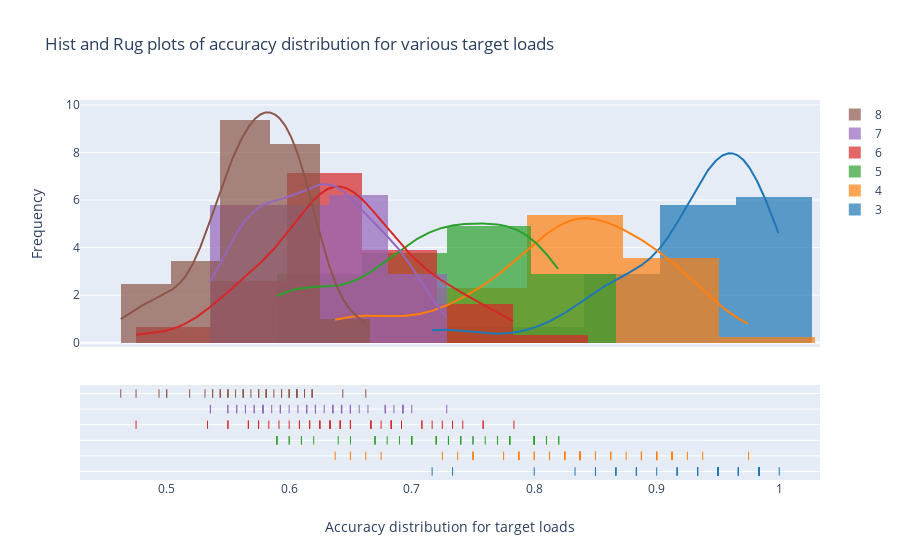

Source (notebook cell):
### Code cell
sec1_trace = []
for target in subject_data['num_targets'].unique().sort():
    target_data = subject_data[subject_data['num_targets']==target]
    #sec3_trace.append(go.Histogram(x = target_data['avg_accuracy'].to_numpy(),
    #                             histnorm = 'percent', name='Target load: ' + str(target)))
    sec1_trace.append(target_data['avg_accuracy'].to_numpy())

group_labels = ['3','4','5','6','7','8']
        
fig = ff.create_distplot(sec1_trace,group_labels, curve_type='kde', bin_size = accuracy_data['std_acc'].to_numpy())


fig['layout'].update(title='Hist and Rug plots of accuracy distribution for various target loads')
fig['layout']['xaxis'].update(title='Accuracy distribution for target loads')
fig['layout']['yaxis'].update(title='Frequency')

iplot(fig, filename='histograms of accuracies for various target loads')

### Figure 1 — Plotly figure (JSON) as saved in the notebook; plotly's stock layout.template omitted (floating-point values rounded to 4 significant figures; data arrays with more than 128 entries replaced by an {"elided": "..."} marker saying what was removed)
{"data": [{"autobinx": false, "histnorm": "probability density", "legendgroup": "3", "marker": {"color": "rgb(31, 119, 180)"}, "name": "3", "opacity": 0.7, "type": "histogram", "x": [0.95, 1, 0.9834, 0.9834, 0.8834, 0.9667, 0.8835, 0.9167, 0.9333, 0.8834, 0.9833, 0.85, 0.9833, 0.9333, 0.9833, 0.9667, 0.9333, 0.9667, 0.7333, 0.95, 0.95, 0.9833, 0.9667, 0.9167, 0.9333, 0.95, 0.9667, 0.9833, 0.9833, 0.95, 0.85, 0.95, 0.8667, 0.95, 0.9167, 0.8333, 0.8667, 0.9833, 0.9833, 0.9333, 0.9, 0.95, 0.9667, 0.95, 0.8, 0.7167, 0.9833, 0.8667, 0.9667, 0.9333], "xaxis": "x", "xbins": {"end": 1, "size": 0.06202, "start": 0.7167}, "yaxis": "y"}, {"autobinx": false, "histnorm": "probability density", "legendgroup": "4", "marker": {"color": "rgb(255, 127, 14)"}, "name": "4", "opacity": 0.7, "type": "histogram", "x": [0.8375, 0.9375, 0.8625, 0.9, 0.7875, 0.8125, 0.8875, 0.9125, 0.7875, 0.6375, 0.85, 0.9125, 0.9, 0.75, 0.9, 0.825, 0.7875, 0.8375, 0.65, 0.8875, 0.825, 0.9, 0.8125, 0.75, 0.825, 0.875, 0.8375, 0.9125, 0.85, 0.8625, 0.8, 0.8375, 0.8375, 0.75, 0.925, 0.65, 0.725, 0.975, 0.8875, 0.775, 0.825, 0.8375, 0.85, 0.8375, 0.6625, 0.675, 0.9125, 0.8375, 0.8, 0.7375], "xaxis": "x", "xbins": {"end": 0.975, "size": 0.0783, "start": 0.6375}, "yaxis": "y"}, {"autobinx": false, "histnorm": "probability density", "legendgroup": "5", "marker": {"color": "rgb(44, 160, 44)"}, "name": "5", "opacity": 0.7, "type": "histogram", "x": [0.73, 0.8, 0.81, 0.8, 0.59, 0.73, 0.81, 0.78, 0.7, 0.61, 0.74, 0.73, 0.78, 0.72, 0.8, 0.74, 0.68, 0.77, 0.6, 0.74, 0.78, 0.8, 0.67, 0.73, 0.65, 0.72, 0.67, 0.82, 0.76, 0.72, 0.7, 0.75, 0.61, 0.59, 0.8, 0.59, 0.6, 0.8, 0.75, 0.69, 0.7, 0.78, 0.7, 0.78, 0.64, 0.62, 0.82, 0.77, 0.67, 0.7], "xaxis": "x", "xbins": {"end": 0.82, "size": 0.06922, "start": 0.59}, "yaxis": "y"}, {"autobinx": false, "histnorm": "probability density", "legendgroup": "6", "marker": {"color": "rgb(214, 39, 40)"}, "name": "6", "opacity": 0.7, "type": "histogram", "x": [0.6832, 0.7835, 0.6834, 0.6834, 0.6083, 0.6667, 0.7084, 0.6834, 0.6417, 0.5667, 0.6333, 0.475, 0.7083, 0.6333, 0.7583, 0.6167, 0.625, 0.65, 0.575, 0.6417, 0.6417, 0.7167, 0.6167, 0.6417, 0.625, 0.6083, 0.6167, 0.7583, 0.675, 0.6667, 0.65, 0.65, 0.6, 0.5833, 0.65, 0.5917, 0.5333, 0.7417, 0.6917, 0.575, 0.5667, 0.6333, 0.65, 0.7333, 0.6333, 0.55, 0.725, 0.625, 0.55, 0.6667], "xaxis": "x", "xbins": {"end": 0.7835, "size": 0.06149, "start": 0.475}, "yaxis": "y"}, {"autobinx": false, "histnorm": "probability density", "legendgroup": "7", "marker": {"color": "rgb(148, 103, 189)"}, "name": "7", "opacity": 0.7, "type": "histogram", "x": [0.6855, 0.6784, 0.6784, 0.6355, 0.5356, 0.6426, 0.6499, 0.6927, 0.5927, 0.5499, 0.5929, 0.6429, 0.6143, 0.5786, 0.6929, 0.6214, 0.5786, 0.6357, 0.5857, 0.6214, 0.6786, 0.6429, 0.6, 0.6214, 0.5571, 0.6286, 0.55, 0.7, 0.6929, 0.6929, 0.6143, 0.65, 0.5643, 0.5786, 0.6643, 0.5357, 0.6143, 0.6571, 0.6214, 0.5786, 0.5643, 0.6357, 0.5929, 0.7286, 0.5714, 0.6071, 0.65, 0.65, 0.5714, 0.5571], "xaxis": "x", "xbins": {"end": 0.7286, "size": 0.04835, "start": 0.5356}, "yaxis": "y"}, {"autobinx": false, "histnorm": "probability density", "legendgroup": "8", "marker": {"color": "rgb(140, 86, 75)"}, "name": "8", "opacity": 0.7, "type": "histogram", "x": [0.6, 0.6062, 0.5625, 0.6062, 0.575, 0.5938, 0.6125, 0.5438, 0.5813, 0.5, 0.575, 0.575, 0.6062, 0.5, 0.6, 0.5625, 0.55, 0.6125, 0.5375, 0.575, 0.6063, 0.6188, 0.6188, 0.5625, 0.5375, 0.5437, 0.5938, 0.6188, 0.5875, 0.5437, 0.5625, 0.5813, 0.55, 0.475, 0.6062, 0.575, 0.55, 0.6625, 0.5563, 0.5187, 0.4938, 0.6, 0.575, 0.6438, 0.5687, 0.5312, 0.5812, 0.5938, 0.4625, 0.5813], "xaxis": "x", "xbins": {"end": 0.6625, "size": 0.04066, "start": 0.4625}, "yaxis": "y"}, {"legendgroup": "3", "marker": {"color": "rgb(31, 119, 180)"}, "mode": "lines", "name": "3", "showlegend": false, "type": "scatter", "x": {"elided": "500 float values"}, "xaxis": "x", "y": {"elided": "500 float values"}, "yaxis": "y"}, {"legendgroup": "4", "marker": {"color": "rgb(255, 127, 14)"}, "mode": "lines", "name": "4", "showlegend": false, "type": "scatter", "x": {"elided": "500 float values"}, "xaxis": "x", "y": {"elided": "500 float values"}, "yaxis": "y"}, {"legendgroup": "5", "marker": {"color": "rgb(44, 160, 44)"}, "mode": "lines", "name": "5", "showlegend": false, "type": "scatter", "x": {"elided": "500 float values"}, "xaxis": "x", "y": {"elided": "500 float values"}, "yaxis": "y"}, {"legendgroup": "6", "marker": {"color": "rgb(214, 39, 40)"}, "mode": "lines", "name": "6", "showlegend": false, "type": "scatter", "x": {"elided": "500 float values"}, "xaxis": "x", "y": {"elided": "500 float values"}, "yaxis": "y"}, {"legendgroup": "7", "marker": {"color": "rgb(148, 103, 189)"}, "mode": "lines", "name": "7", "showlegend": false, "type": "scatter", "x": {"elided": "500 float values"}, "xaxis": "x", "y": {"elided": "500 float values"}, "yaxis": "y"}, {"legendgroup": "8", "marker": {"color": "rgb(140, 86, 75)"}, "mode": "lines", "name": "8", "showlegend": false, "type": "scatter", "x": {"elided": "500 float values"}, "xaxis": "x", "y": {"elided": "500 float values"}, "yaxis": "y"}, {"legendgroup": "3", "marker": {"color": "rgb(31, 119, 180)", "symbol": "line-ns-open"}, "mode": "markers", "name": "3", "showlegend": false, "type": "scatter", "x": [0.95, 1, 0.9834, 0.9834, 0.8834, 0.9667, 0.8835, 0.9167, 0.9333, 0.8834, 0.9833, 0.85, 0.9833, 0.9333, 0.9833, 0.9667, 0.9333, 0.9667, 0.7333, 0.95, 0.95, 0.9833, 0.9667, 0.9167, 0.9333, 0.95, 0.9667, 0.9833, 0.9833, 0.95, 0.85, 0.95, 0.8667, 0.95, 0.9167, 0.8333, 0.8667, 0.9833, 0.9833, 0.9333, 0.9, 0.95, 0.9667, 0.95, 0.8, 0.7167, 0.9833, 0.8667, 0.9667, 0.9333], "xaxis": "x", "y": ["3", "3", "3", "3", "3", "3", "3", "3", "3", "3", "3", "3", "3", "3", "3", "3", "3", "3", "3", "3", "3", "3", "3", "3", "3", "3", "3", "3", "3", "3", "3", "3", "3", "3", "3", "3", "3", "3", "3", "3", "3", "3", "3", "3", "3", "3", "3", "3", "3", "3"], "yaxis": "y2"}, {"legendgroup": "4", "marker": {"color": "rgb(255, 127, 14)", "symbol": "line-ns-open"}, "mode": "markers", "name": "4", "showlegend": false, "type": "scatter", "x": [0.8375, 0.9375, 0.8625, 0.9, 0.7875, 0.8125, 0.8875, 0.9125, 0.7875, 0.6375, 0.85, 0.9125, 0.9, 0.75, 0.9, 0.825, 0.7875, 0.8375, 0.65, 0.8875, 0.825, 0.9, 0.8125, 0.75, 0.825, 0.875, 0.8375, 0.9125, 0.85, 0.8625, 0.8, 0.8375, 0.8375, 0.75, 0.925, 0.65, 0.725, 0.975, 0.8875, 0.775, 0.825, 0.8375, 0.85, 0.8375, 0.6625, 0.675, 0.9125, 0.8375, 0.8, 0.7375], "xaxis": "x", "y": ["4", "4", "4", "4", "4", "4", "4", "4", "4", "4", "4", "4", "4", "4", "4", "4", "4", "4", "4", "4", "4", "4", "4", "4", "4", "4", "4", "4", "4", "4", "4", "4", "4", "4", "4", "4", "4", "4", "4", "4", "4", "4", "4", "4", "4", "4", "4", "4", "4", "4"], "yaxis": "y2"}, {"legendgroup": "5", "marker": {"color": "rgb(44, 160, 44)", "symbol": "line-ns-open"}, "mode": "markers", "name": "5", "showlegend": false, "type": "scatter", "x": [0.73, 0.8, 0.81, 0.8, 0.59, 0.73, 0.81, 0.78, 0.7, 0.61, 0.74, 0.73, 0.78, 0.72, 0.8, 0.74, 0.68, 0.77, 0.6, 0.74, 0.78, 0.8, 0.67, 0.73, 0.65, 0.72, 0.67, 0.82, 0.76, 0.72, 0.7, 0.75, 0.61, 0.59, 0.8, 0.59, 0.6, 0.8, 0.75, 0.69, 0.7, 0.78, 0.7, 0.78, 0.64, 0.62, 0.82, 0.77, 0.67, 0.7], "xaxis": "x", "y": ["5", "5", "5", "5", "5", "5", "5", "5", "5", "5", "5", "5", "5", "5", "5", "5", "5", "5", "5", "5", "5", "5", "5", "5", "5", "5", "5", "5", "5", "5", "5", "5", "5", "5", "5", "5", "5", "5", "5", "5", "5", "5", "5", "5", "5", "5", "5", "5", "5", "5"], "yaxis": "y2"}, {"legendgroup": "6", "marker": {"color": "rgb(214, 39, 40)", "symbol": "line-ns-open"}, "mode": "markers", "name": "6", "showlegend": false, "type": "scatter", "x": [0.6832, 0.7835, 0.6834, 0.6834, 0.6083, 0.6667, 0.7084, 0.6834, 0.6417, 0.5667, 0.6333, 0.475, 0.7083, 0.6333, 0.7583, 0.6167, 0.625, 0.65, 0.575, 0.6417, 0.6417, 0.7167, 0.6167, 0.6417, 0.625, 0.6083, 0.6167, 0.7583, 0.675, 0.6667, 0.65, 0.65, 0.6, 0.5833, 0.65, 0.5917, 0.5333, 0.7417, 0.6917, 0.575, 0.5667, 0.6333, 0.65, 0.7333, 0.6333, 0.55, 0.725, 0.625, 0.55, 0.6667], "xaxis": "x", "y": ["6", "6", "6", "6", "6", "6", "6", "6", "6", "6", "6", "6", "6", "6", "6", "6", "6", "6", "6", "6", "6", "6", "6", "6", "6", "6", "6", "6", "6", "6", "6", "6", "6", "6", "6", "6", "6", "6", "6", "6", "6", "6", "6", "6", "6", "6", "6", "6", "6", "6"], "yaxis": "y2"}, {"legendgroup": "7", "marker": {"color": "rgb(148, 103, 189)", "symbol": "line-ns-open"}, "mode": "markers", "name": "7", "showlegend": false, "type": "scatter", "x": [0.6855, 0.6784, 0.6784, 0.6355, 0.5356, 0.6426, 0.6499, 0.6927, 0.5927, 0.5499, 0.5929, 0.6429, 0.6143, 0.5786, 0.6929, 0.6214, 0.5786, 0.6357, 0.5857, 0.6214, 0.6786, 0.6429, 0.6, 0.6214, 0.5571, 0.6286, 0.55, 0.7, 0.6929, 0.6929, 0.6143, 0.65, 0.5643, 0.5786, 0.6643, 0.5357, 0.6143, 0.6571, 0.6214, 0.5786, 0.5643, 0.6357, 0.5929, 0.7286, 0.5714, 0.6071, 0.65, 0.65, 0.5714, 0.5571], "xaxis": "x", "y": ["7", "7", "7", "7", "7", "7", "7", "7", "7", "7", "7", "7", "7", "7", "7", "7", "7", "7", "7", "7", "7", "7", "7", "7", "7", "7", "7", "7", "7", "7", "7", "7", "7", "7", "7", "7", "7", "7", "7", "7", "7", "7", "7", "7", "7", "7", "7", "7", "7", "7"], "yaxis": "y2"}, {"legendgroup": "8", "marker": {"color": "rgb(140, 86, 75)", "symbol": "line-ns-open"}, "mode": "markers", "name": "8", "showlegend": false, "type": "scatter", "x": [0.6, 0.6062, 0.5625, 0.6062, 0.575, 0.5938, 0.6125, 0.5438, 0.5813, 0.5, 0.575, 0.575, 0.6062, 0.5, 0.6, 0.5625, 0.55, 0.6125, 0.5375, 0.575, 0.6063, 0.6188, 0.6188, 0.5625, 0.5375, 0.5437, 0.5938, 0.6188, 0.5875, 0.5437, 0.5625, 0.5813, 0.55, 0.475, 0.6062, 0.575, 0.55, 0.6625, 0.5563, 0.5187, 0.4938, 0.6, 0.575, 0.6438, 0.5687, 0.5312, 0.5812, 0.5938, 0.4625, 0.5813], "xaxis": "x", "y": ["8", "8", "8", "8", "8", "8", "8", "8", "8", "8", "8", "8", "8", "8", "8", "8", "8", "8", "8", "8", "8", "8", "8", "8", "8", "8", "8", "8", "8", "8", "8", "8", "8", "8", "8", "8", "8", "8", "8", "8", "8", "8", "8", "8", "8", "8", "8", "8", "8", "8"], "yaxis": "y2"}], "layout": {"barmode": "overlay", "hovermode": "closest", "legend": {"traceorder": "reversed"}, "title": {"text": "Hist and Rug plots of accuracy distribution for various target loads"}, "xaxis": {"anchor": "y2", "domain": [0, 1], "title": {"text": "Accuracy distribution for target loads"}, "zeroline": false}, "yaxis": {"anchor": "free", "domain": [0.35, 1], "position": 0, "title": {"text": "Frequency"}}, "yaxis2": {"anchor": "x", "domain": [0, 0.25], "dtick": 1, "showticklabels": false}}}
